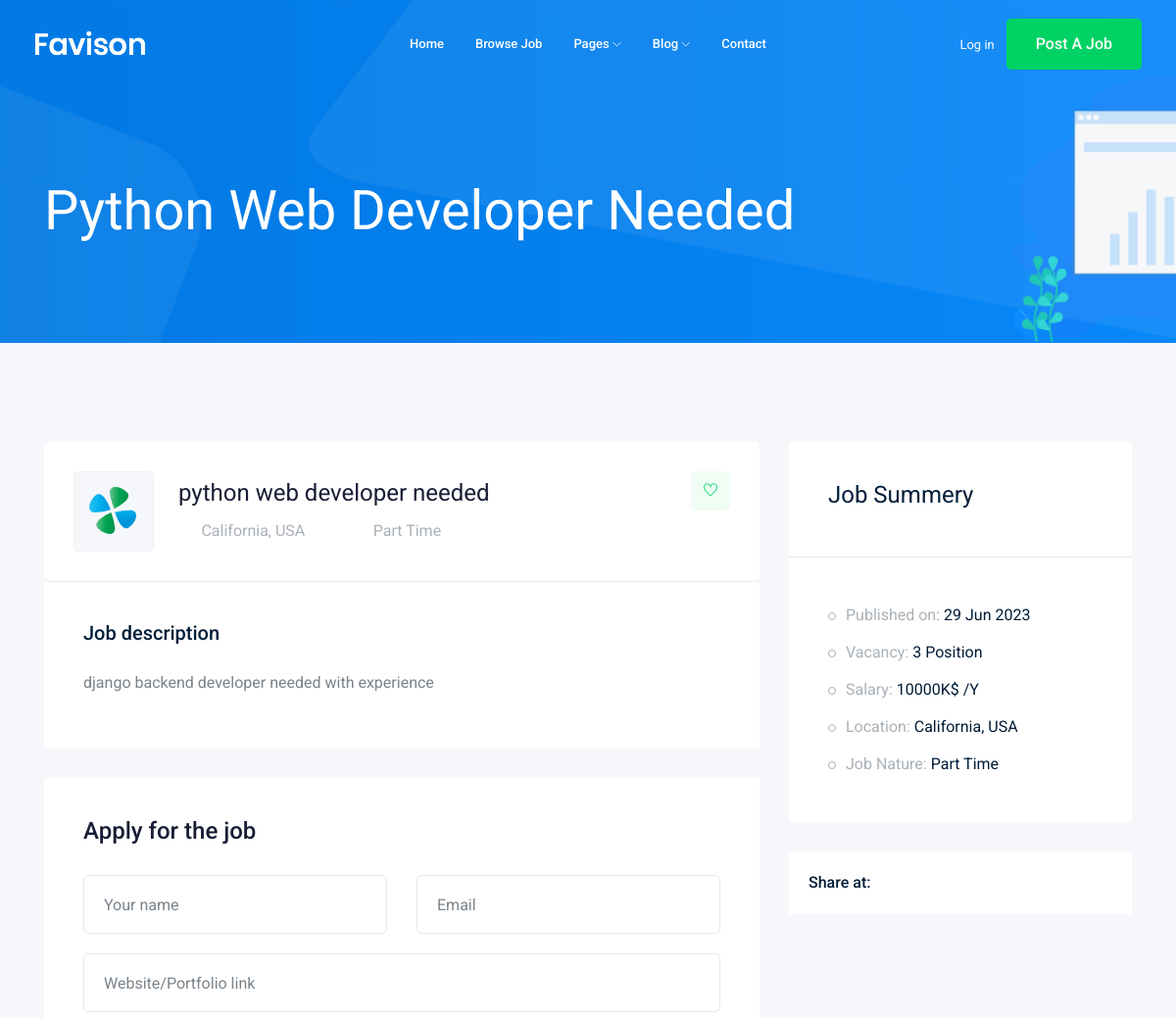
The app's page /jobs/1 (upper part), older data.
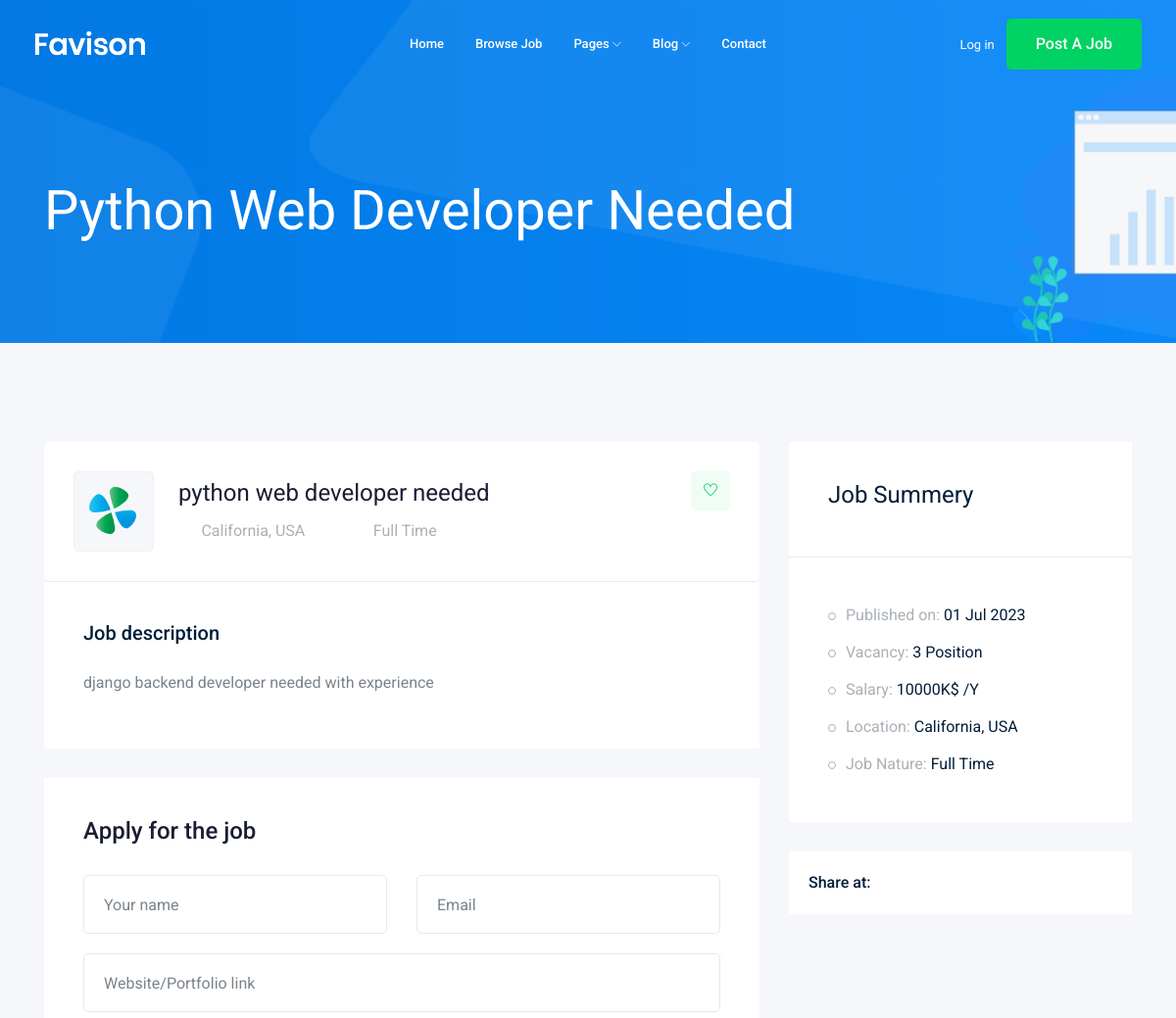
The same page, newer data.
### job/models.py (models this page shows, shortened)
class Job(models.Model):    #table
    title = models.CharField(max_length = 100)  #column 1
    job_type = models.CharField(max_length = 15 , choices = JOB_TYPE)   #column 3
    description = models.TextField(max_length = 1000)
    time_published = models.DateTimeField(auto_now=True)
    vacancy = models.IntegerField(default = 1)
    salary = models.IntegerField(default = 0)
    category = models.ForeignKey('Category', on_delete = models.CASCADE)
    experience = models.IntegerField(default=1)
    image = models.ImageField(upload_to = image_upload)
    slug = models.SlugField(blank = True , null = True)

### job/views.py (the view)
# urls.py: path('<int:id>', views.job_details , name = 'job_detail'),
def job_details(request , id):
    job_detail = Job.objects.get(id = id)
    context = {'job' : job_detail}
    return render(request , 'job/job_details.html' , context)

### job/templates/job/job_details.html (shortened to what the changed rows need)
{% extends 'base.html' %}
{% block body %}
    <div class="bradcam_area bradcam_bg_1">
        <div class="container">
            <div class="row">
                <div class="col-xl-12">
                    <div class="bradcam_text">
                        <h3>{{job.title}}</h3>
                    </div>
                </div>
            </div>
        </div>
    </div>
    <div class="job_details_area">
        <div class="container">
            <div class="row">
                <div class="col-lg-8">
                    <div class="job_details_header">
                        <div class="single_jobs white-bg d-flex justify-content-between">
                            <div class="jobs_left d-flex align-items-center">
                                <div class="jobs_conetent">
                                    <a href="#"><h4>{{job.title}}</h4></a>
                                    <div class="links_locat d-flex align-items-center">
                                        <div class="location">
                                            <p> <i class="fa fa-clock-o"></i>{{job.job_type}}</p>
                                        </div>
                                    </div>
                                </div>
                            </div>
                        </div>
                    </div>
                    <div class="descript_wrap white-bg">
                        <div class="single_wrap">
                            <h4>Job description</h4>
                            <p>{{job.description}}</p>
                        </div>
                    </div>
                </div>
                <div class="col-lg-4">
                    <div class="job_sumary">
                        <div class="job_content">
                            <ul>
                                <li>Published on: <span>{{job.time_published|date:'d M o'}}</span></li>
                                <li>Vacancy: <span>{{job.vacancy}} Position</span></li>
                                <li>Salary: <span>{{job.salary}}K$ /Y</span></li>
                                <li>Job Nature: <span>{{job.job_type}}</span></li>
                            </ul>
                        </div>
                    </div>
                </div>
            </div>
        </div>
    </div>
    {% endblock body %}

Row changes from the older to the newer data that the page shows:
changed Job "Python Web Developer Needed": job_type "Part Time" → "Full Time"; time_published "29 Jun 2023" → "01 Jul 2023"
